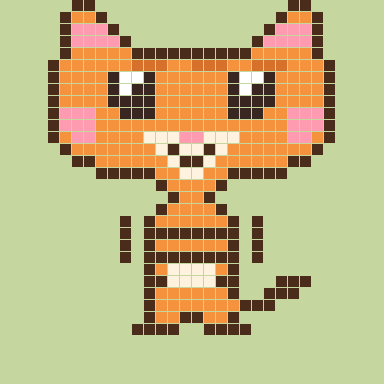
#> input picture pixel/michi-esqueletico.png, 384 x 384 px; its folder holds only this picture in this run
$ python recortar_hoja.py michi-esqueletico.png
#> lines starting #> are read from the running program, lines starting #| are printed output that depends on the picture
"""
Recorta una hoja de personaje en los PNG que usa la app.

Pensado para las hojas generadas con IA: varios michis en una imagen,
con su etiqueta debajo. Al venir todos de una sola generación son
consistentes entre sí, que es lo que no se consigue generándolos de
uno en uno.

Qué hace:
  1. quita el fondo blanco
  2. busca las manchas grandes de color (los gatos) e ignora las
     pequeñas (el texto de las etiquetas)
  3. las ordena de arriba a abajo y de izquierda a derecha
  4. recorta, cuadra apoyando al michi abajo y comprime

Uso:
  python recortar_hoja.py ../IMG/cuerpos.png

Si el orden no coincide, cambia ORDEN: es la lista de qué estado va en
cada posición, y `None` para saltarse uno.
"""

import os
import sys
from PIL import Image

# Posición en la hoja -> nombre de archivo. None se descarta.
ORDEN = [
    "esqueletico",     # delgado
    "gordo",           # gordito
    "kawaii",          # normal
    "fit",             # atlético
    "hipertrofiado",   # muy musculado
]

LADO = 320
MIN_AREA = 0.012   # una mancha menor que esto (en % del total) es texto


def sin_fondo(im, umbral=232):
    """Los JPG no tienen el blanco puro: la compresión deja halos, así que
    el umbral es más generoso que con un PNG."""
    im = im.convert("RGBA")
    px = im.load()
    for y in range(im.height):
        for x in range(im.width):
            r, g, b, a = px[x, y]
            if r > umbral and g > umbral and b > umbral:
                px[x, y] = (r, g, b, 0)
    return im


def manchas(im):
    """Componentes conexas, sin recursión. Devuelve, por cada una, su caja
    y sus píxeles: hace falta la lista de píxeles porque las cajas de gatos
    contiguos se solapan (bigotes y colas se meten en la del vecino) y
    recortar por rectángulo arrastraría trozos ajenos."""
    w, h = im.size
    a = im.getchannel("A").load()
    visto = [[False] * w for _ in range(h)]
    cajas = []
    for y0 in range(h):
        for x0 in range(w):
            if visto[y0][x0] or a[x0, y0] < 40:
                continue
            pila = [(x0, y0)]
            visto[y0][x0] = True
            xi = xf = x0
            yi = yf = y0
            puntos = []
            while pila:
                x, y = pila.pop()
                puntos.append((x, y))
                xi, xf = min(xi, x), max(xf, x)
                yi, yf = min(yi, y), max(yf, y)
                for dx, dy in ((1, 0), (-1, 0), (0, 1), (0, -1)):
                    nx, ny = x + dx, y + dy
                    if 0 <= nx < w and 0 <= ny < h and not visto[ny][nx] and a[nx, ny] >= 40:
                        visto[ny][nx] = True
                        pila.append((nx, ny))
            cajas.append(((xi, yi, xf + 1, yf + 1), puntos))
    return cajas


def agrupar_en_filas(cajas, tolerancia=0.25):
    """Ordena arriba-abajo, izquierda-derecha, tolerando desalineos."""
    if not cajas:
        return []
    alto = max(c[3] - c[1] for c in cajas)
    filas = []
    for caja in sorted(cajas, key=lambda c: c[1]):
        for fila in filas:
            if abs(caja[1] - fila[0][1]) < alto * tolerancia * 2:
                fila.append(caja)
                break
        else:
            filas.append([caja])
    return [c for fila in filas for c in sorted(fila, key=lambda c: c[0])]


def encuadrar(im, lado=LADO):
    escala = min(lado / im.width, lado / im.height) * 0.96
    im = im.resize((max(1, int(im.width * escala)), max(1, int(im.height * escala))),
                   Image.LANCZOS)
    lienzo = Image.new("RGBA", (lado, lado), (0, 0, 0, 0))
    lienzo.paste(im, ((lado - im.width) // 2, lado - im.height), im)
    return lienzo


def comprimir(im, ruta, colores=96):
    alfa = im.getchannel("A")
    q = im.convert("RGB").quantize(colors=colores, method=Image.MEDIANCUT).convert("RGBA")
    q.putalpha(alfa)
    q.quantize(colors=colores).save(ruta, optimize=True)


def main(origen):
#> called with origen = 'michi-esqueletico.png'
    aqui = os.path.dirname(os.path.abspath(__file__))
    destino = os.path.join(aqui, "..", "public", "michi")
    os.makedirs(destino, exist_ok=True)

    hoja = sin_fondo(Image.open(origen))
    total = hoja.width * hoja.height
#> total = 147456
    piezas = [(c, p) for c, p in manchas(hoja) if len(p) > total * MIN_AREA]
#> piezas = 1 item
    por_caja = {c: p for c, p in piezas}
#> por_caja = 1 item
    grandes = agrupar_en_filas([c for c, _ in piezas])
#> grandes = [(0, 0, 384, 384)]

    print(f"encontradas {len(grandes)} figuras grandes (se esperaban {len(ORDEN)})")
#| encontradas 1 figuras grandes (se esperaban 5)
    if len(grandes) != len(ORDEN):
        print("!! el número no cuadra. Revisa MIN_AREA o el ORDEN.")

    origen_px = hoja.load()
    for caja, nombre in zip(grandes, ORDEN):
        if nombre is None:
            continue
        x0, y0, x1, y1 = caja
        trozo = Image.new("RGBA", (x1 - x0, y1 - y0), (0, 0, 0, 0))
        tp = trozo.load()
        for x, y in por_caja[caja]:      # solo los píxeles de ESTE gato
            tp[x - x0, y - y0] = origen_px[x, y]
        recorte = trozo.getbbox()
        if recorte:
            trozo = trozo.crop(recorte)
        ruta = os.path.join(destino, f"{nombre}.png")
        comprimir(encuadrar(trozo), ruta)
        print(f"  {nombre:16} {os.path.getsize(ruta)//1024:3} KB")
#> this loop made 1 pass
#> (nombre, x0, y0, x1, y1, escala in encuadrar) on pass 1: ('esqueletico', 0, 0, 384, 384, 0.8)
#|   esqueletico        5 KB
#> pass 1, in encuadrar, `im = im.resize((max(1, int(im.width * escala)), max(1, int(im.height *..`:
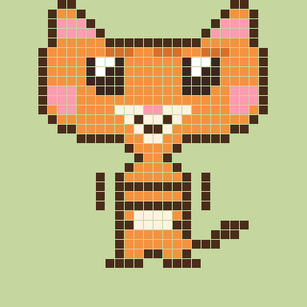
#> im: PIL image 307x307 RGBA; mean R, G, B, A 190.6, 180.8, 128.4, 253.8; transparent parts drawn white


if __name__ == "__main__":
    if len(sys.argv) < 2:
        print(__doc__)
        sys.exit(1)
    main(sys.argv[1])

$ run again, on pixel/michi-kawaii.png
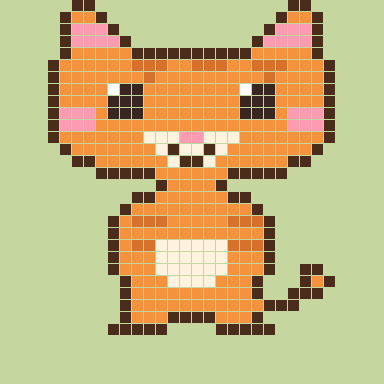
#> input picture pixel/michi-kawaii.png, 384 x 384 px
#> piezas = 1 item
#> grandes = [(0, 0, 384, 384)]
#| encontradas 1 figuras grandes (se esperaban 5)
#> the loop in main, `for caja, nombre in zip(grandes, ORDEN):` made 1 pass
#> (nombre, x0, y0, x1, y1, escala in encuadrar) on pass 1: ('esqueletico', 0, 0, 384, 384, 0.8)
#> (printed output is left out)
#> pass 1, in encuadrar, `im = im.resize((max(1, int(im.width * escala)), max(1, int(im.height *..`:
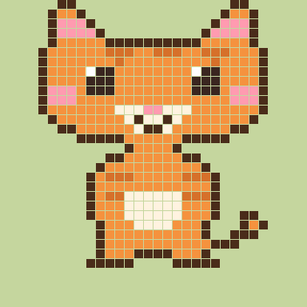
#> im: PIL image 307x307 RGBA; mean R, G, B, A 196.3, 180.5, 125.8, 254.6; transparent parts drawn white
